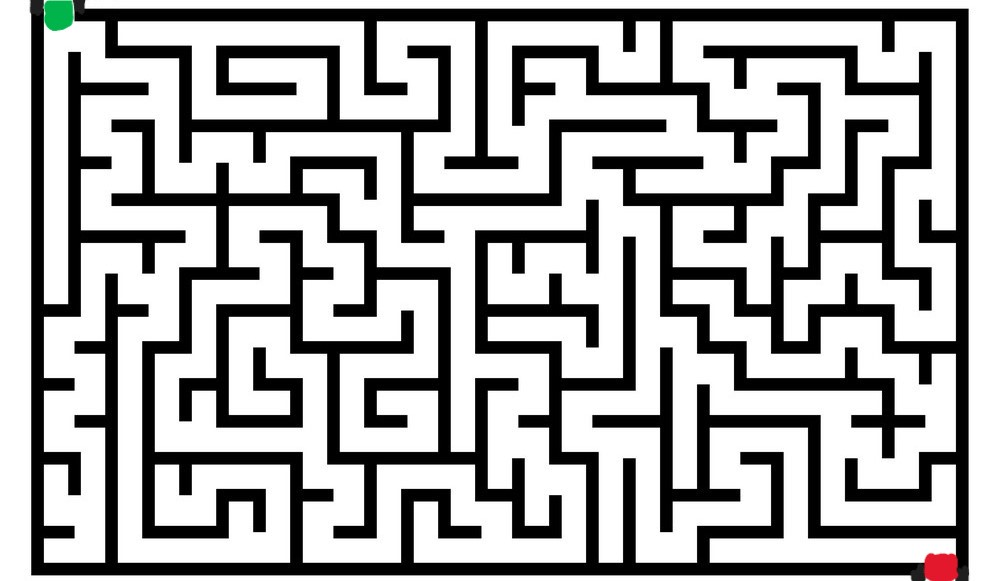
#> input picture maze1.jpg, 1000 x 581 px, given in place of the camera
$ python cv2Camera.py
#> lines starting #> are read from the running program, lines starting #| are printed output that depends on the picture; after the words box and inside, x2 and y2 are one past the last pixel; in counts of white or black regions, pixels touching at a corner belong together
import cv2
import numpy as np

def detect_boxes(frame):
    # Convert the frame to grayscale
    gray = cv2.cvtColor(frame, cv2.COLOR_BGR2GRAY)

    # Apply GaussianBlur to reduce noise
    blurred = cv2.GaussianBlur(gray, (5, 5), 0)

    # Use edge detection (Canny) with relaxed thresholds
    edges = cv2.Canny(blurred, 30, 100)  # Lower thresholds for easier edge detection

    # Apply dilation to strengthen weak edges
    kernel = cv2.getStructuringElement(cv2.MORPH_RECT, (3, 3))
    edges = cv2.dilate(edges, kernel, iterations=1)

    # Find contours in the edged image
    contours, _ = cv2.findContours(edges, cv2.RETR_EXTERNAL, cv2.CHAIN_APPROX_SIMPLE)

    # Create a blank image for drawing contours
    contour_image = np.zeros_like(frame)

    box_count = 0

    for contour in contours:
        # Approximate the contour to simplify its shape
        approx = cv2.approxPolyDP(contour, 0.05 * cv2.arcLength(contour, True), True)  # Relaxed approximation tolerance

        # Check if the contour is a rectangle (has 4 sides)
        if len(approx) == 4:
            # Calculate the bounding box of the contour
            x, y, w, h = cv2.boundingRect(approx)

            # Lower the size threshold for detected boxes
            if w > 20 and h > 20:  # Detect smaller boxes
                box_count += 1
                # Draw the rectangle around the detected box
                cv2.rectangle(frame, (x, y), (x + w, y + h), (0, 255, 0), 2)
                # Label the rectangle with its position
                cv2.putText(frame, f"Box {box_count}", (x, y - 10), cv2.FONT_HERSHEY_SIMPLEX, 0.5, (0, 255, 0), 2)

        # Draw the contour outline on the contour image
        cv2.drawContours(contour_image, [contour], -1, (255, 255, 255), 1)

    return frame, contour_image, box_count

# Initialize the webcam
cap = cv2.VideoCapture(0)

if not cap.isOpened():
    print("Error: Could not open webcam.")
    exit()

while True:
    ret, frame = cap.read()
#> frame is the input picture: shape (581, 1000, 3); mean B, G, R 172.2, 172.3, 172.3
    if not ret:
        print("Error: Could not read frame.")
        break

    # Resize the frame for consistent processing
    frame = cv2.resize(frame, (640, 480))
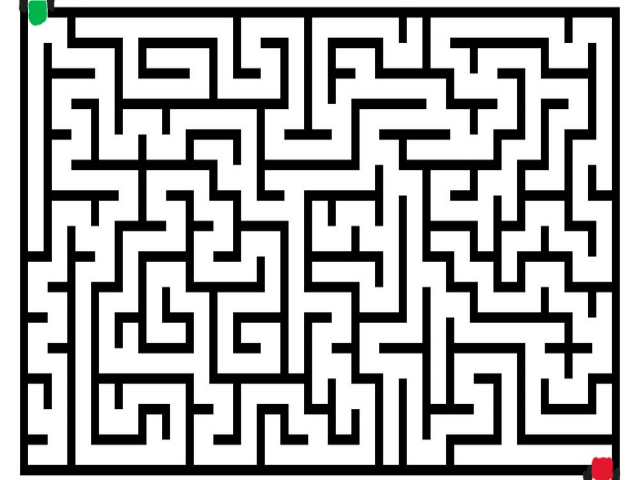
#> frame: shape (480, 640, 3); mean B, G, R 172.2, 172.3, 172.4

    # Detect boxes and contours in the current frame
    processed_frame, contour_image, box_count = detect_boxes(frame)
#> in detect_boxes, `blurred = cv2.GaussianBlur(gray, (5, 5), 0)`:
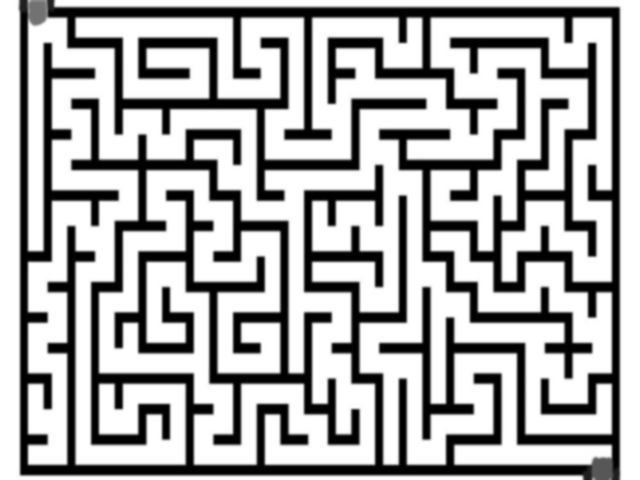
#> blurred: shape (480, 640); min 0, max 255, mean 172.3
#> in detect_boxes, `edges = cv2.Canny(blurred, 30, 100)`:
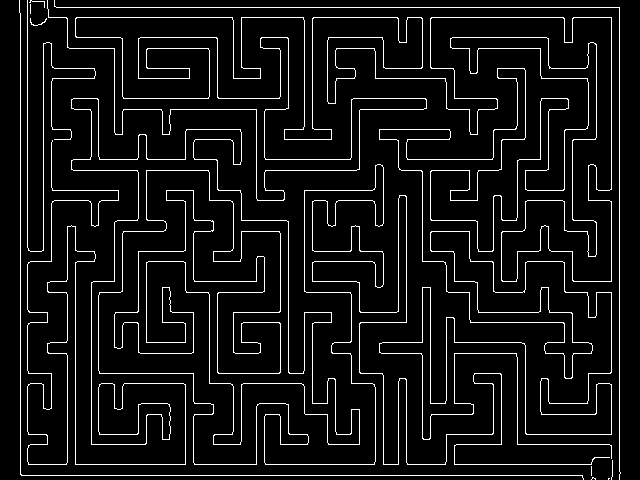
#> edges: shape (480, 640); 7% white in thin lines or dots
#> in detect_boxes, `edges = cv2.dilate(edges, kernel, iterations=1)`:
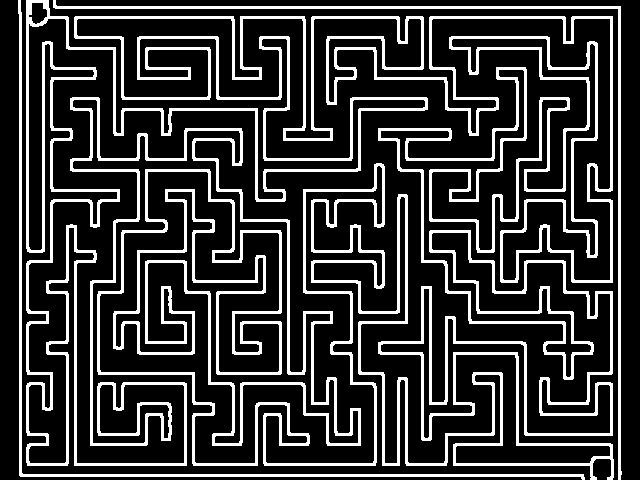
#> edges: shape (480, 640); 21.2% white; 3 white regions
#> in detect_boxes, `contours, _ = cv2.findContours(edges, cv2.RETR_EXTERNAL, cv2.CHAIN_APP..`: contours = 3 contours; box (x1, y1, x2, y2) and area: (26, 0, 614, 480) 201932, (53, 0, 622, 480) 2093, (18, 0, 585, 480) 2088
#> the loop in detect_boxes, `for contour in contours:` made 3 passes
#> (approx, x, y, w, h, box_count) on passes 1, 3: ([[53, 0], [617, 8], [620, 479], [620, 6]], 53, 0, 568, 480, 1), ([[18, 0], [20, 476], [584, 479], [23, 474]], 18, 0, 567, 480, 2)
#> approx on pass 2: [[26, 0]]
#> after the loop in detect_boxes, `for contour in contours:`:
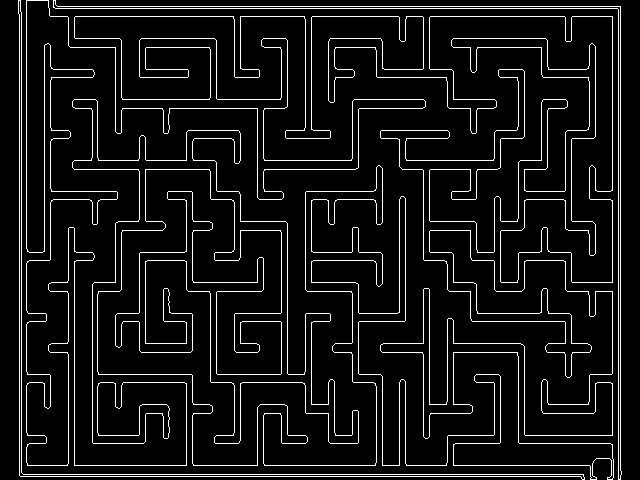
#> contour_image: shape (480, 640, 3); 7.5% white in thin lines or dots
#> after the loop in detect_boxes, `for contour in contours:`:
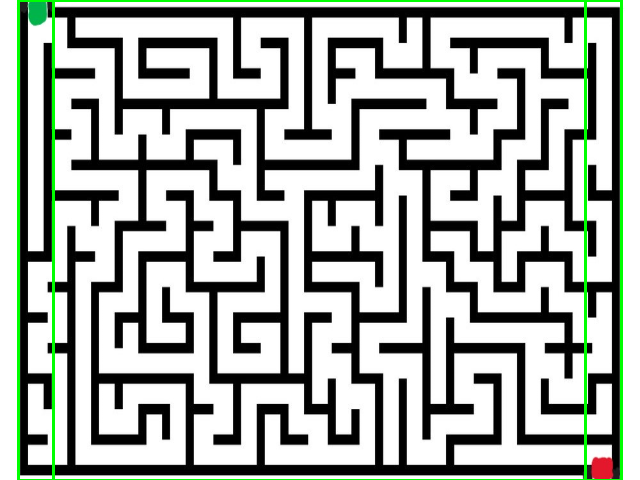
#> frame: shape (480, 640, 3); 2.46% of pixels changed, all inside (x1, y1, x2, y2) = (17, 0, 623, 480)
#> after the loop in detect_boxes, `for contour in contours:`: box_count = 2
#> box_count = 2

    # Display the number of boxes detected
    cv2.putText(processed_frame, f"Boxes Detected: {box_count}", (10, 30), cv2.FONT_HERSHEY_SIMPLEX, 1, (0, 255, 0), 2)
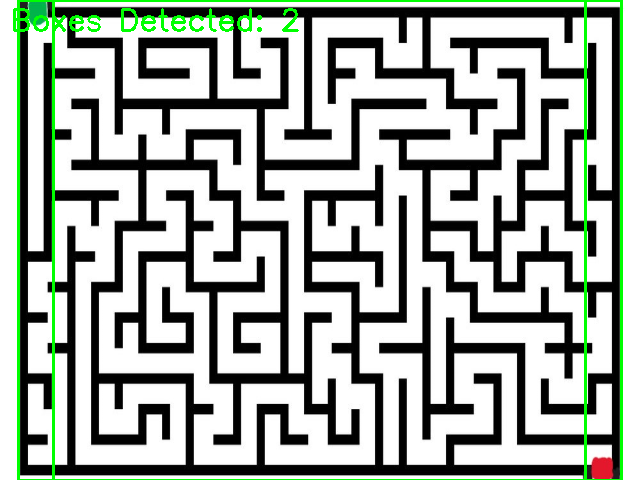
#> processed_frame: shape (480, 640, 3); 0.65% of pixels changed, all inside (x1, y1, x2, y2) = (13, 8, 299, 32)

    # Real-time display of the processed frame and contour outlines
    cv2.imshow("Box Detection", processed_frame)
    cv2.imshow("Contour Outlines", contour_image)

    # Break the loop if 'q' is pressed
    if cv2.waitKey(1) & 0xFF == ord('q'):
#> (key q is pressed here)
        break

# Release the webcam and close windows
cap.release()
cv2.destroyAllWindows()

$ run again, on maze2.jpg
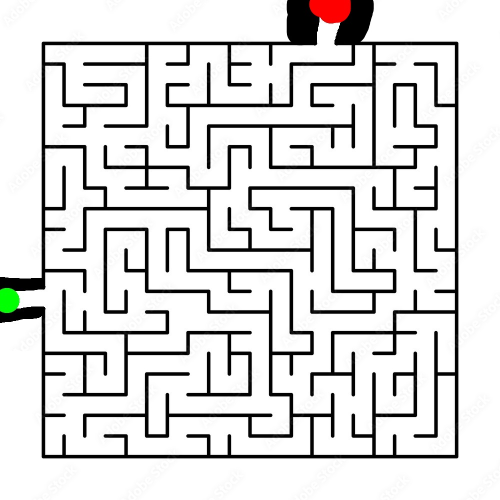
#> input picture maze2.jpg, 1000 x 1000 px, given in place of the camera (shown at 1/2 size)
#> frame is the input picture: shape (1000, 1000, 3); mean B, G, R 218, 218.4, 218.8
#> in detect_boxes, `edges = cv2.dilate(edges, kernel, iterations=1)`:
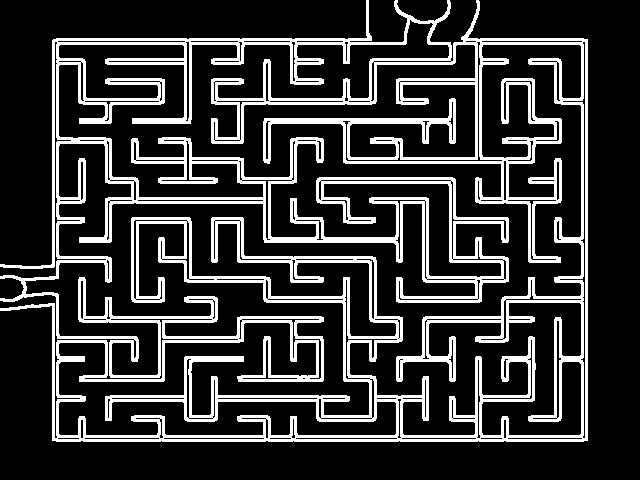
#> edges: shape (480, 640); 20.2% white; 1 white region
#> contours = 1 contour; box (x1, y1, x2, y2) and area: (0, 0, 588, 442) 215074
#> the loop in detect_boxes, `for contour in contours:` made 1 pass
#> (approx, x, y, w, h, box_count) on pass 1: ([[587, 39], [53, 39], [52, 440], [587, 440]], 52, 39, 536, 402, 1)
#> after the loop in detect_boxes, `for contour in contours:`: box_count = 1
#> `cv2.putText(processed_frame, f"Boxes Detected: {box_count}", (10, 30),..`:
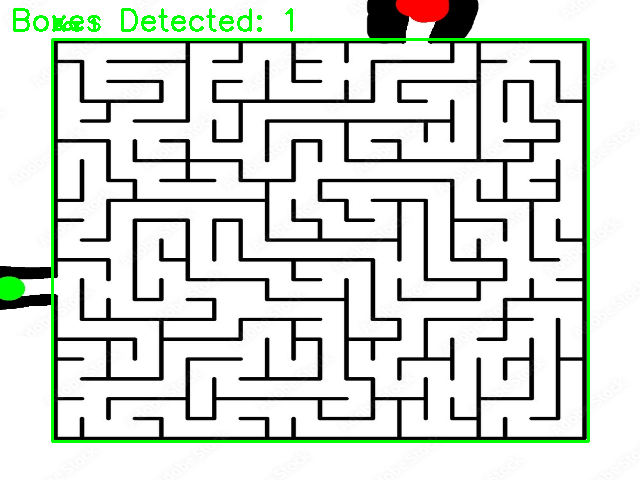
#> processed_frame: shape (480, 640, 3); mean B, G, R 212.4, 219.2, 213.2

$ run again, on maze3.jpg
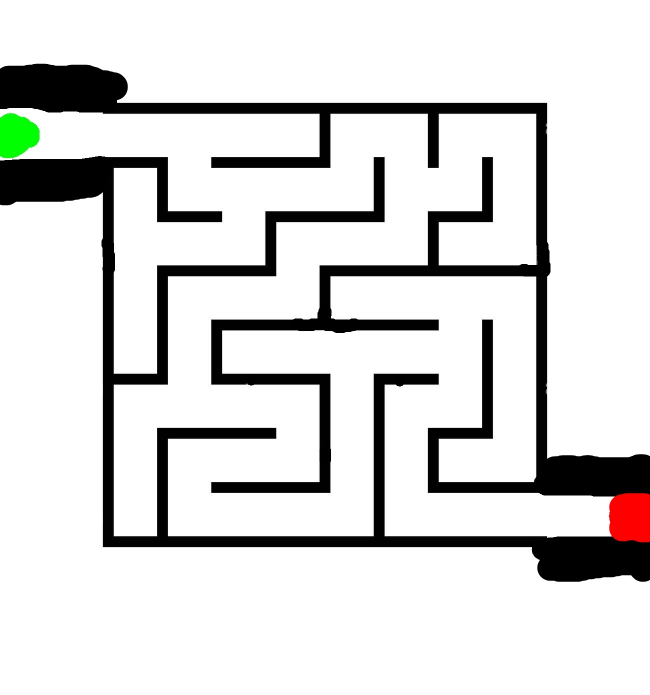
#> input picture maze3.jpg, 1300 x 1390 px, given in place of the camera (shown at 1/2 size)
#> frame is the input picture: shape (1390, 1300, 3); mean B, G, R 216.4, 217.2, 217.4
#> frame: shape (480, 640, 3)
#> in detect_boxes, `edges = cv2.dilate(edges, kernel, iterations=1)`:
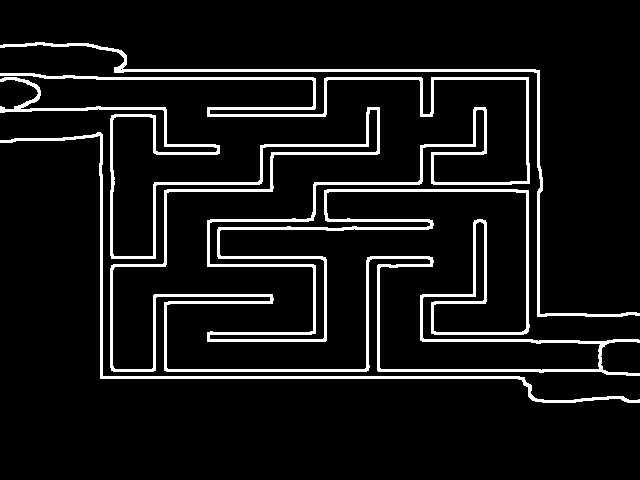
#> edges: shape (480, 640); 8.2% white; 3 white regions
#> contours = 3 contours; box (x1, y1, x2, y2) and area: (0, 73, 640, 376) 13169, (0, 42, 640, 317) 1920, (0, 132, 640, 403) 1869
#> the loop in detect_boxes, `for contour in contours:` made 3 passes
#> approx on pass 2: [[0, 73], [639, 375]]
#> after the loop in detect_boxes, `for contour in contours:`: box_count = 0
#> `cv2.putText(processed_frame, f"Boxes Detected: {box_count}", (10, 30),..`:
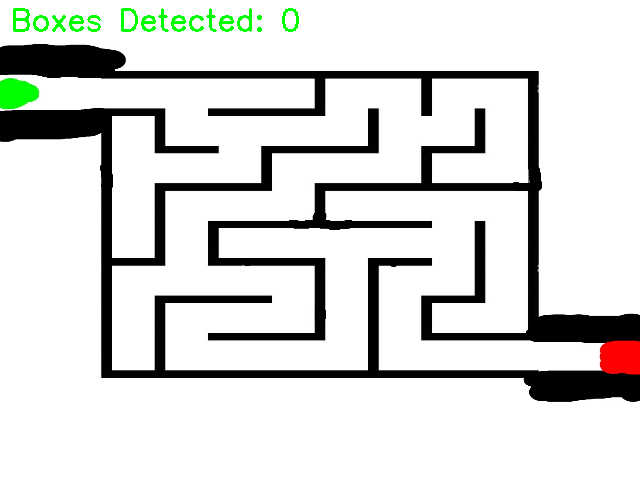
#> processed_frame: shape (480, 640, 3); mean B, G, R 214.6, 217.1, 215.7
